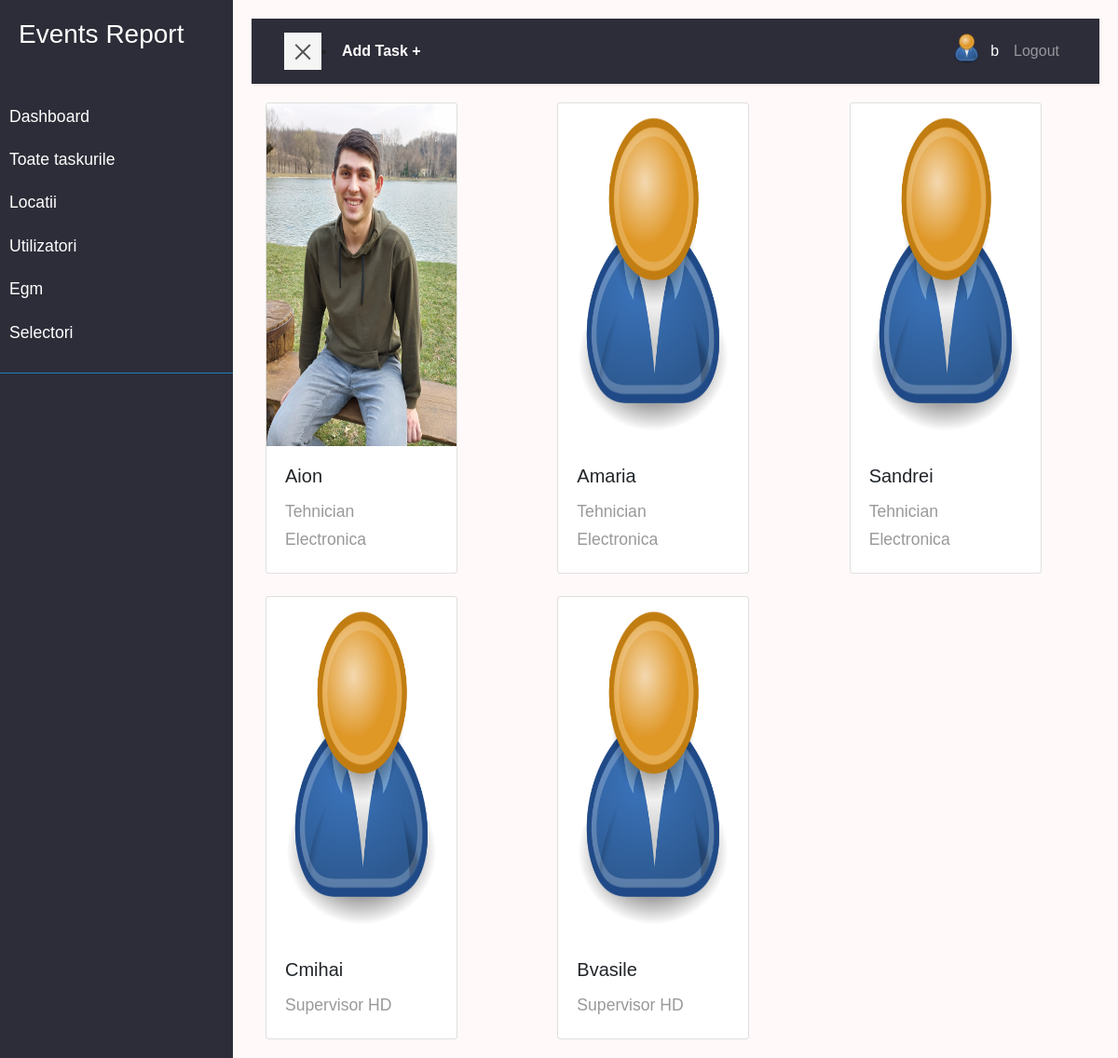
/user/profiles (signed in), run on the app's committed database.
### user/models.py (models this page shows, shortened)
class Profile(models.Model):
    user = models.OneToOneField(
        User, on_delete=models.CASCADE, null=True, blank=True)
    nume = models.CharField(max_length=200, blank=True, null=True)
    prenume = models.CharField(max_length=200, blank=True, null=True)
    email = models.EmailField(max_length=500, blank=True, null=True)
    username = models.CharField(max_length=200, blank=True, null=True)
    location = models.CharField(max_length=200, blank=True, null=True)
    functie = models.CharField(max_length=200, blank=True, null=True)
    profile_image = models.ImageField(null=True, blank=True, upload_to='profiles/', default='profiles/user-default.png')
    url_github = models.CharField(max_length=200, blank=True, null=True)
    url_facebook = models.CharField(max_length=200, blank=True, null=True)
    created = models.DateTimeField(auto_now_add=True)
    id = models.UUIDField(default=uuid.uuid4, unique=True,
                        primary_key=True, editable=False)
    class Meta:
        ordering = ['created']
    @property
    def imageURL(self):
        try:
            url = self.profile_image.url
        except:
            url = ''
        return url

### user/views.py (the view)
# urls.py: path('profiles', views.profiles, name='profiles'),
@login_required(login_url='login')
def profiles(request):
    profiles = Profile.objects.all
    context = {'profiles': profiles}
    return render(request, 'user/profiles.html', context)

### user/templates/user/profiles.html
{% extends 'main.html' %}
{% block content %}
  <div class="row row-cols-1 row-cols-md-2 g-4">
    {% for profile in profiles %}
    <div class="col-4">
      <div class="col-10">
      <a href="{% url 'user_profile' profile.id %}" class="card">
        <img src="{{profile.imageURL}}" class="card-img-top" alt="image">
        <div class="card-body">
          <h5 class="card-title">{{profile.username}}</h5>
          <p class="card-text">{{profile.functie|slice:"60"}}</p>
        </div>
      </a>
    </div>
    </div>
    {% endfor %}
  </div>
{% endblock %}

### templates/navbar.html (shortened to what this page needs)
    <div class="wrapper">
        <nav id="sidebar" >
            <div class="sidebar-header">
                <h3>Events Report</h3>
            </div>
            <ul class="list-unstyled components">
                <li >
                   <a href="{% url 'dashboard' %}">Dashboard</a>
                   <a href="{% url 'tasks'%}">Toate taskurile</a>
                   <a href="{% url 'locations' %}">Locatii</a>
                   <a href="{% url 'profiles' %}">Utilizatori</a>
                   <a href="{% url 'egm' %}">Egm</a>
                   <a href="{% url 'selectori' %}">Selectori</a>
                </li>
            </ul>
        </nav>
        <div id="content">
            <nav class="navbar navbar-expand-lg navbar-dark bg-nn">
                <div class="container-fluid">
                    <button type="button" id="sidebarCollapse" class="navbar-btn btn-blue ">
                        <span></span>
                    </button> <li class="nav-item active "><a  class="text-white fw-bold" href="{% url 'task-form' %}?next=/">Add Task +</a></li>
                    <div class="collapse navbar-collapse  " id="navbarSupportedContent">
                        <ul class="nav navbar-nav  ml-auto">
                            {% if request.user.is_authenticated %}
                            <li class="nav-item active"><a class="" href="{% url 'account' %}"><img src="{{request.user.profile.imageURL}}"
                                alt="avatar"class="rounded-circle img-fluid" style="width: 35px;"></a></li>
                            <li class="nav-item active"><a class="nav-link" href="{% url 'account' %}">{{request.user.profile.nume}}</a></li>
                            <li class="nav-item"><a class="nav-link" href="{% url 'logout' %}">Logout</a></li>
                            {% else %}
                            <li class="nav-item"><a class="nav-link" href="{% url 'login' %}">Login/Sign Up</a></li>
                            {% endif %}
                        </ul>
                    </div>
                </div>
            </nav>
</body>
</html>

### static/styles/app.css (style rules this page uses)
:root { --color-sub: #2d2d39; --color-sub1: #12528f; }
.card-img-top { height: 23rem; }

### static/styles/main.css (style rules this page uses)
:root { --color-sub: #2d2d39; --color-sub1: #275179; }
body { font-family: 'Poppins', sans-serif; background: #fff9f9; }
p { font-family: 'Poppins', sans-serif; font-size: 1.1em; font-weight: 300; line-height: 1.7em; color: #999; }
a, a:hover, a:focus { color: inherit; text-decoration: none; transition: all 0.3s; }
.navbar { padding: 15px 20px; background: var(--color-sub); border: none; border-radius: 0; margin-bottom: 20px; box-shadow: 1px 1px 3px rgba(0, 0, 0, 0.1); }
.navbar-btn { box-shadow: none; outline: none !important; border: none; }
.wrapper { display: flex; width: 100%; align-items: stretch; perspective: 1500px; }
#sidebar { min-width: 250px; max-width: 250px; background: var(--color-sub); color: #fff; transition: all 0.6s cubic-bezier(0.945, 0.020, 0.270, 0.665); transform-origin: bottom left; }
#sidebar .sidebar-header { padding: 20px; background:var(--color-sub); }
#sidebar ul.components { padding: 20px 0; border-bottom: 1px solid #1981b4; }
#sidebar ul li a { padding: 10px; font-size: 1.1em; display: block; }
#content { width: 100%; padding: 20px; min-height: 100vh; transition: all 0.3s; }
#sidebarCollapse { width: 40px; height: 40px; background: #f5f5f5; cursor: pointer; }
#sidebarCollapse span { width: 80%; height: 2px; margin: 0 auto; display: block; background: #555; transition: all 0.8s cubic-bezier(0.810, -0.330, 0.345, 1.375); transition-delay: 0.2s; }
#sidebarCollapse span:last-of-type { transform: rotate(-45deg) translate(1px, -1px); }

### data on the page
Profile: imageURL (picture), username "Aion", functie "Tehnician Electronica"
Profile: imageURL (placeholder picture), username "Amaria", functie "Tehnician Electronica"
Profile: imageURL (placeholder picture), username "Sandrei", functie "Tehnician Electronica"
Profile: imageURL (placeholder picture), username "Cmihai", functie "Supervisor HD"
Profile: imageURL (placeholder picture), username "Bvasile", functie "Supervisor HD"

### other printed values
{{ request.user.profile.nume }} "b"
